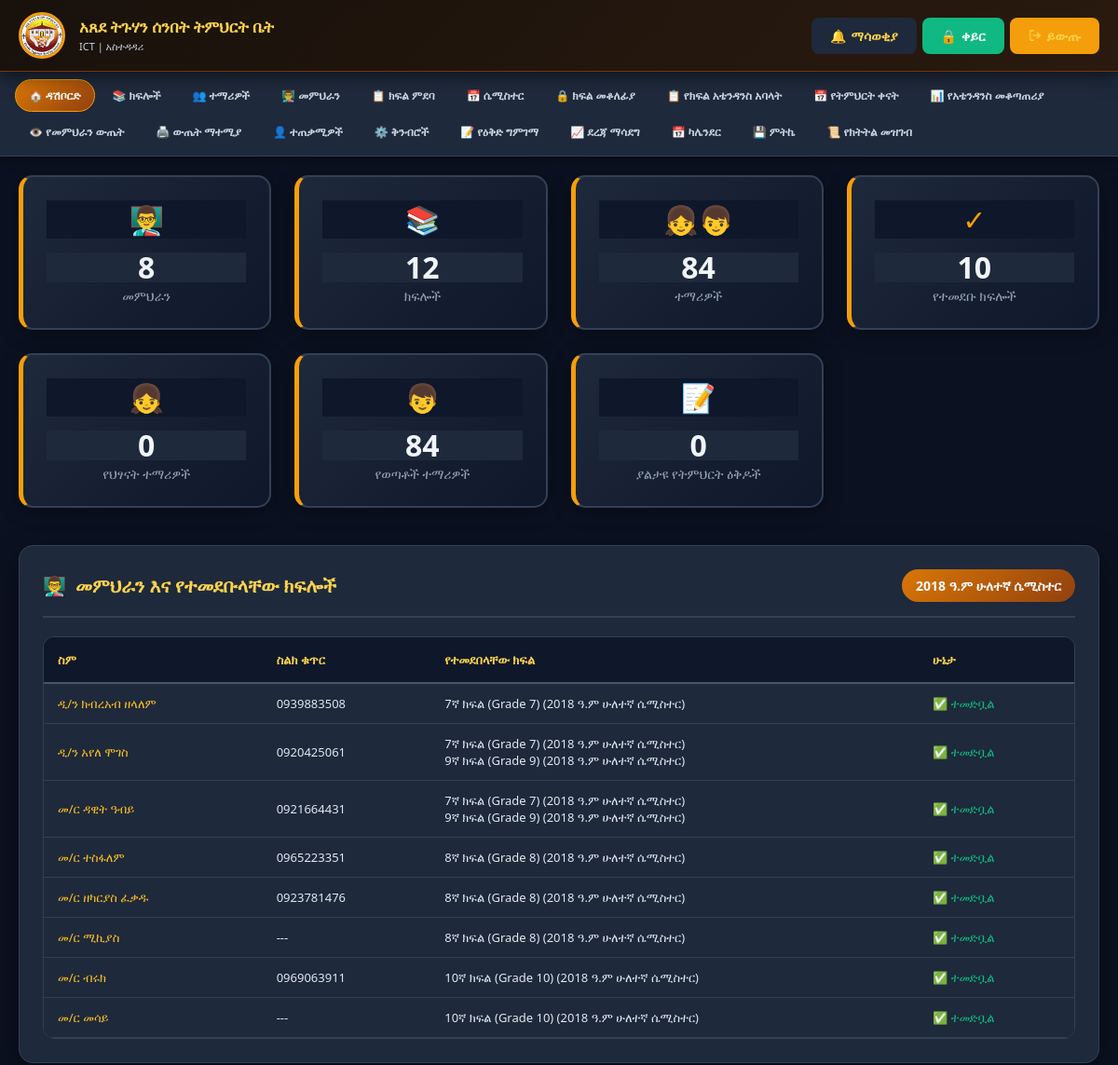
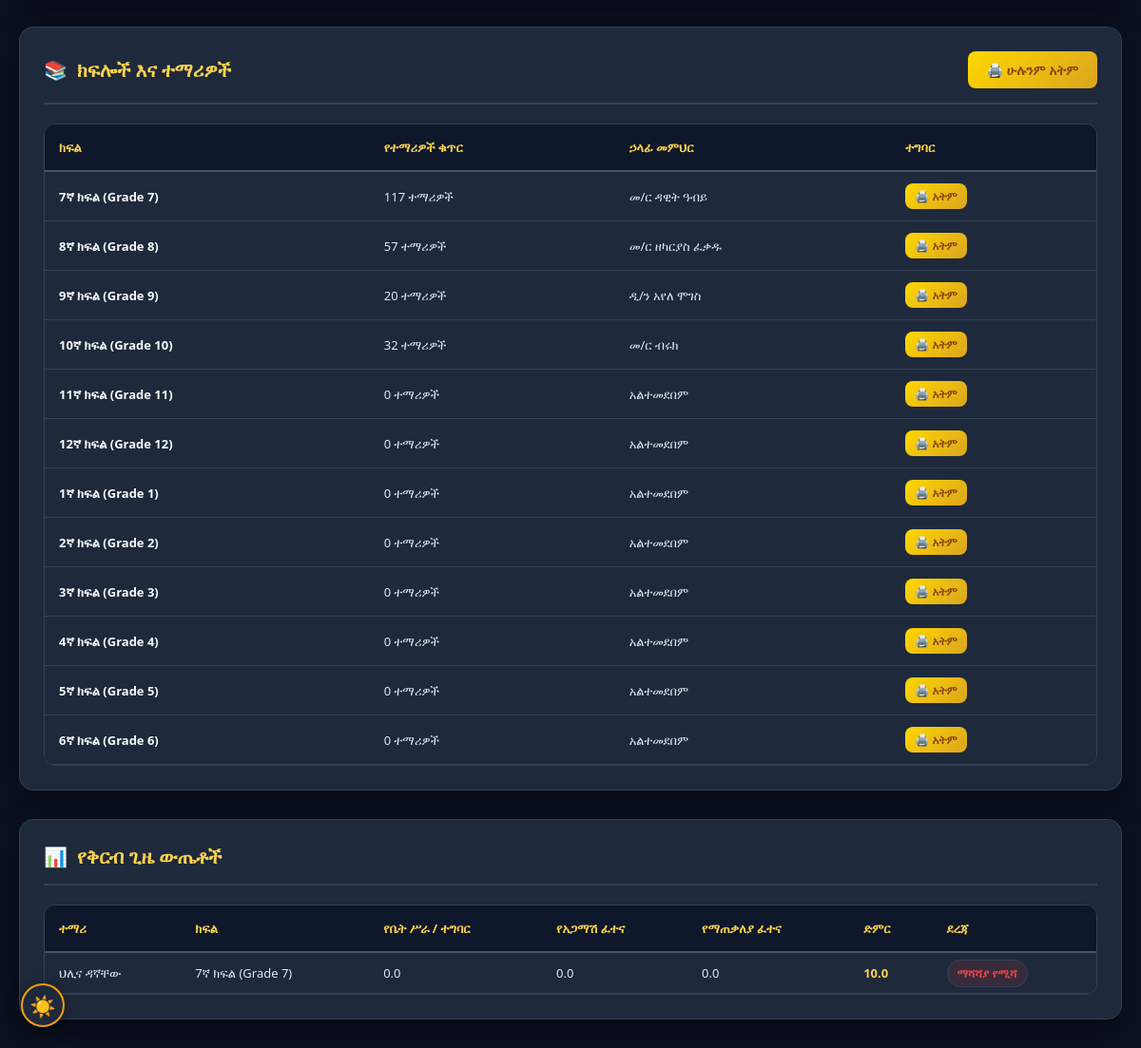
/dashboard_admin.php (signed in), run on the app's committed database (2 pictures, top to bottom).
### tables this page shows
CREATE TABLE `semesters` (
  `id` int(11) NOT NULL AUTO_INCREMENT,
  `name` varchar(50) NOT NULL,
  `status` enum('active','closed') DEFAULT 'active',
  `start_date` date DEFAULT NULL,
  `end_date` date DEFAULT NULL,
  `created_at` timestamp NOT NULL DEFAULT current_timestamp(),
  `ethiopian_year` int(11) DEFAULT NULL,
  `semester_number` int(11) DEFAULT NULL,
  PRIMARY KEY (`id`)
);

CREATE TABLE `users` (
  `id` int(11) NOT NULL AUTO_INCREMENT,
  `name` varchar(100) NOT NULL,
  `username` varchar(50) NOT NULL,
  `phone` varchar(20) DEFAULT NULL,
  `photo` varchar(255) DEFAULT NULL,
  `role` enum('admin','teacher','attendance_submitter') NOT NULL DEFAULT 'teacher',
  `password` varchar(255) NOT NULL,
  `first_login` tinyint(1) DEFAULT 1,
  `created_at` timestamp NOT NULL DEFAULT current_timestamp(),
  `can_edit_marks` tinyint(1) DEFAULT 1,
  `can_edit_attendance` tinyint(1) DEFAULT 0,
  PRIMARY KEY (`id`),
  UNIQUE KEY `username` (`username`)
);

CREATE TABLE `classes` (
  `id` int(11) NOT NULL AUTO_INCREMENT,
  `grade_id` int(11) DEFAULT NULL,
  `name` varchar(50) NOT NULL,
  `description` text DEFAULT NULL,
  `created_at` timestamp NOT NULL DEFAULT current_timestamp(),
  PRIMARY KEY (`id`),
  KEY `grade_id` (`grade_id`),
  CONSTRAINT `classes_grade_fk` FOREIGN KEY (`grade_id`) REFERENCES `grades` (`id`)
);

CREATE TABLE `marks` (
  `id` int(11) NOT NULL AUTO_INCREMENT,
  `student_id` int(11) NOT NULL,
  `class_id` int(11) NOT NULL,
  `teacher_id` int(11) NOT NULL,
  `semester_id` int(11) NOT NULL,
  `assignment` decimal(5,2) DEFAULT 0.00,
  `participation` decimal(5,2) DEFAULT 0.00,
  `attendance` decimal(5,2) DEFAULT 0.00,
  `mid` decimal(5,2) DEFAULT 0.00,
  `final` decimal(5,2) DEFAULT 0.00,
  `total` decimal(5,2) DEFAULT 0.00,
  `entered_date` timestamp NOT NULL DEFAULT current_timestamp(),
  `last_updated` timestamp NOT NULL DEFAULT current_timestamp() ON UPDATE current_timestamp(),
  `local_uuid` varchar(36) DEFAULT NULL,
  `is_deleted` tinyint(1) NOT NULL DEFAULT 0,
  PRIMARY KEY (`id`),
  UNIQUE KEY `unique_teacher_student_semester` (`teacher_id`,`student_id`,`semester_id`),
  UNIQUE KEY `local_uuid_unique` (`local_uuid`),
  KEY `student_id` (`student_id`),
  KEY `class_id` (`class_id`),
  KEY `semester_id` (`semester_id`),
  CONSTRAINT `marks_ibfk_1` FOREIGN KEY (`student_id`) REFERENCES `students` (`id`) ON DELETE CASCADE,
  CONSTRAINT `marks_ibfk_2` FOREIGN KEY (`class_id`) REFERENCES `classes` (`id`) ON DELETE CASCADE,
  CONSTRAINT `marks_ibfk_3` FOREIGN KEY (`teacher_id`) REFERENCES `users` (`id`) ON DELETE CASCADE,
  CONSTRAINT `marks_ibfk_4` FOREIGN KEY (`semester_id`) REFERENCES `semesters` (`id`) ON DELETE CASCADE
);

CREATE TABLE `students` (
  `id` int(11) NOT NULL AUTO_INCREMENT,
  `name` varchar(100) NOT NULL,
  `class_id` int(11) NOT NULL,
  `parent_phone` varchar(20) DEFAULT NULL,
  `enrollment_date` date DEFAULT curdate(),
  `created_at` timestamp NOT NULL DEFAULT current_timestamp(),
  `current_grade` int(11) DEFAULT NULL,
  `academic_year` int(11) DEFAULT NULL,
  `promotion_status` enum('promoted','repeated','new') DEFAULT 'new',
  `needs_pin_reset` tinyint(1) DEFAULT 0,
  `student_portal_enabled` tinyint(1) DEFAULT 1,
  `local_uuid` varchar(36) DEFAULT NULL,
  `updated_at` timestamp NOT NULL DEFAULT current_timestamp() ON UPDATE current_timestamp(),
  `is_deleted` tinyint(1) NOT NULL DEFAULT 0,
  PRIMARY KEY (`id`),
  UNIQUE KEY `local_uuid_unique` (`local_uuid`),
  KEY `class_id` (`class_id`),
  CONSTRAINT `students_ibfk_1` FOREIGN KEY (`class_id`) REFERENCES `classes` (`id`) ON DELETE CASCADE
);

### db.php (called while the page is built, shortened)
<?php
function dbQuery($conn, $sql, $types = "", $params = []) {
    if (empty($params)) {
        return mysqli_query($conn, $sql);
    }
    $stmt = mysqli_prepare($conn, $sql);
    if (!empty($types) && !empty($params)) {
        mysqli_stmt_bind_param($stmt, $types, ...$params);
    }
    mysqli_stmt_execute($stmt);
    $result = mysqli_stmt_get_result($stmt);
    return $result;
}
function dbFetchOne($conn, $sql, $types = "", $params = []) {
    $result = dbQuery($conn, $sql, $types, $params);
    if (!$result || mysqli_num_rows($result) === 0) return null;
    return mysqli_fetch_assoc($result);
}
function getCurrentSemester($conn) {
    return dbFetchOne($conn, "SELECT * FROM semesters WHERE status = 'active' LIMIT 1");
}
function formatMark($mark) {
    return number_format((float)$mark, 1, '.', '');
}
function getGradeStatus($total) {
    $total = floatval($total);
    return 'ማሻሻያ የሚሻ';
}
function getGradeColor($total) {
    $total = floatval($total);
    return '#EF4444';
}
?>

### dashboard_admin.php (the view, shortened to what this page needs)
<?php
require_once 'db.php';
$current_semester = getCurrentSemester($conn);
$semester_id = $current_semester ? intval($current_semester['id']) : 0;
$stats_query = "SELECT
    (SELECT COUNT(*) FROM users WHERE role = 'teacher') as total_teachers,
    (SELECT COUNT(*) FROM classes) as total_classes,
    (SELECT COUNT(*) FROM students WHERE (is_deleted = 0 OR is_deleted IS NULL)) as total_students";
if ($semester_id > 0) {
    $stats_query .= ", (SELECT COUNT(*) FROM teacher_class WHERE semester_id = $semester_id) as assigned_classes";
} else {
    $stats_query .= ", 0 as assigned_classes";
}
$stats_result = mysqli_query($conn, $stats_query);
$stats = $stats_result ? mysqli_fetch_assoc($stats_result) : ['total_teachers' => 0, 'total_classes' => 0, 'total_students' => 0, 'assigned_classes' => 0];
$children_students = 0; $youth_students = 0; $pending_plans = 0; $next_exam = null;
$divisionsExist = @mysqli_query($conn, "SHOW TABLES LIKE 'divisions'");
if ($divisionsExist && mysqli_num_rows($divisionsExist) > 0) {
    $row = dbFetchOne($conn, "SELECT COUNT(*) as cnt FROM students s JOIN classes c ON s.class_id = c.id JOIN grades g ON c.grade_id = g.id JOIN divisions d ON g.division_id = d.id WHERE d.code = 'CHILDREN' AND (s.is_deleted = 0 OR s.is_deleted IS NULL)");
    $children_students = $row ? (int)$row['cnt'] : 0;
    $row = dbFetchOne($conn, "SELECT COUNT(*) as cnt FROM students s JOIN classes c ON s.class_id = c.id JOIN grades g ON c.grade_id = g.id JOIN divisions d ON g.division_id = d.id WHERE d.code = 'YOUTH' AND (s.is_deleted = 0 OR s.is_deleted IS NULL)");
    $youth_students = $row ? (int)$row['cnt'] : 0;
}
$plansExist = @mysqli_query($conn, "SHOW TABLES LIKE 'lesson_plans'");
if ($plansExist && mysqli_num_rows($plansExist) > 0) {
    $row = dbFetchOne($conn, "SELECT COUNT(*) as cnt FROM lesson_plans WHERE status = 'submitted' AND is_deleted = 0");
    $pending_plans = $row ? (int)$row['cnt'] : 0;
}
$teachers_query = "SELECT u.*,
                   IFNULL(GROUP_CONCAT(CONCAT(c.name, ' (', s.name, ')') SEPARATOR '<br>'), 'አልተመደበለትም') as classes
                   FROM users u
                   LEFT JOIN teacher_class tc ON u.id = tc.teacher_id " .
                   ($semester_id > 0 ? " AND tc.semester_id = $semester_id" : "") . "
                   LEFT JOIN classes c ON tc.class_id = c.id
                   LEFT JOIN semesters s ON tc.semester_id = s.id
                   WHERE u.role = 'teacher'
                   GROUP BY u.id";
$teachers = mysqli_query($conn, $teachers_query);
$classes_query = "SELECT c.*, COUNT(s.id) as student_count,
                  tc.teacher_id, u.name as teacher_name
                  FROM classes c
                  LEFT JOIN students s ON c.id = s.class_id AND (s.is_deleted = 0 OR s.is_deleted IS NULL)
                  LEFT JOIN teacher_class tc ON c.id = tc.class_id " .
                  ($semester_id > 0 ? " AND tc.semester_id = $semester_id" : "") . "
                  LEFT JOIN users u ON tc.teacher_id = u.id
                  GROUP BY c.id";
$classes = mysqli_query($conn, $classes_query);
$recent_marks = null;
if ($semester_id > 0) {
    $marks_query = "SELECT s.name as student_name, c.name as class_name,
                    m.assignment, m.participation, m.attendance, m.mid, m.final, m.total
                    FROM marks m
                    JOIN students s ON m.student_id = s.id
                    JOIN classes c ON m.class_id = c.id
                    WHERE m.semester_id = ? AND (s.is_deleted = 0 OR s.is_deleted IS NULL)
                    ORDER BY m.last_updated DESC LIMIT 10";
    $recent_marks = dbQuery($conn, $marks_query, "i", [$semester_id]);
}
?>
<!DOCTYPE html>
<html lang="en">
<head>
    <?php include 'pwa_head.php'; ?>
</head>
<body>
    <?php include 'mobile_nav.php'; ?>
    <div class="main-container">
        <div class="stats-grid">
            <div class="stat-card">
                <div class="stat-icon">👨‍🏫</div>
                <div class="stat-value"><?php echo $stats['total_teachers']; ?></div>
                <div class="stat-label">መምህራን</div>
            </div>
            <div class="stat-card">
                <div class="stat-icon">📚</div>
                <div class="stat-value"><?php echo $stats['total_classes']; ?></div>
                <div class="stat-label">ክፍሎች</div>
            </div>
            <div class="stat-card">
                <div class="stat-icon">👧👦</div>
                <div class="stat-value"><?php echo $stats['total_students']; ?></div>
                <div class="stat-label">ተማሪዎች</div>
            </div>
            <div class="stat-card">
                <div class="stat-icon">✓</div>
                <div class="stat-value"><?php echo $stats['assigned_classes']; ?></div>
                <div class="stat-label">የተመደቡ ክፍሎች</div>
            </div>
            <?php if ($divisionsExist && mysqli_num_rows($divisionsExist) > 0): ?>
            <div class="stat-card">
                <div class="stat-icon">👧</div>
                <div class="stat-value"><?php echo $children_students; ?></div>
                <div class="stat-label">የህፃናት ተማሪዎች</div>
            </div>
            <div class="stat-card">
                <div class="stat-icon">👦</div>
                <div class="stat-value"><?php echo $youth_students; ?></div>
                <div class="stat-label">የወጣቶች ተማሪዎች</div>
            </div>
            <?php endif; ?>
            <?php if ($plansExist && mysqli_num_rows($plansExist) > 0): ?>
            <div class="stat-card">
                <div class="stat-icon">📝</div>
                <div class="stat-value"><?php echo $pending_plans; ?></div>
                <div class="stat-label">ያልታዩ የትምህርት ዕቅዶች</div>
            </div>
            <?php endif; ?>
        </div>
        <div class="section">
            <div class="section-header">
                <h2><span>👨‍🏫</span> መምህራን እና የተመደቡላቸው ክፍሎች</h2>
                <?php if($current_semester): ?>
                <div class="semester-badge">
                    <?php echo htmlspecialchars($current_semester['name']); ?>
                </div>
                <?php endif; ?>
            </div>
            <div class="table-responsive">
                <table>
                    <thead>
                        <tr>
                            <th>ስም</th>
                            <th>ስልክ ቁጥር</th>
                            <th>የተመደበላቸው ክፍል</th>
                            <th>ሁኔታ</th>
                        </tr>
                    </thead>
                    <tbody>
                        <?php if($teachers && mysqli_num_rows($teachers) > 0): ?>
                            <?php while($teacher = mysqli_fetch_assoc($teachers)): ?>
                            <tr>
                                <td class="teacher-class"><?php echo htmlspecialchars($teacher['name']); ?></td>
                                <td><?php echo htmlspecialchars($teacher['phone'] ?: '---'); ?></td>
                                <td><?php echo $teacher['classes']; ?></td>
                                <td>
                                    <?php if($teacher['classes'] != 'አልተመደበለትም'): ?>
                                    <span style="color: var(--success-green);">✅ ተመድቧል</span>
                                    <?php else: ?>
                                    <span style="color: var(--error-red);">⏳ አልተመደበለትም</span>
                                    <?php endif; ?>
                                </td>
                            </tr>
                            <?php endwhile; ?>
                        <?php endif; ?>
                    </tbody>
                </table>
            </div>
        </div>
        <div class="section">
            <div class="section-header">
                <h2><span>📚</span> ክፍሎች እና ተማሪዎች</h2>
                <div class="action-buttons">
                    <a href="print_results.php" class="btn-primary">🖨️ ሁሉንም አትም</a>
                </div>
            </div>
            <div class="table-responsive">
                <table>
                    <thead>
                        <tr>
                            <th>ክፍል</th>
                            <th>የተማሪዎች ቁጥር</th>
                            <th>ኃላፊ መምህር</th>
                            <th>ተግባር</th>
                        </tr>
                    </thead>
                    <tbody>
                        <?php if($classes && mysqli_num_rows($classes) > 0): ?>
                            <?php while($class = mysqli_fetch_assoc($classes)): ?>
                            <tr>
                                <td><strong><?php echo htmlspecialchars($class['name']); ?></strong></td>
                                <td><?php echo $class['student_count']; ?> ተማሪዎች</td>
                                <td><?php echo htmlspecialchars($class['teacher_name'] ?: 'አልተመደበም'); ?></td>
                                <td>
                                    <a href="print_results.php?class_id=<?php echo $class['id']; ?>"
                                       class="btn-primary" style="padding: 5px 10px; font-size: 12px;">
                                       🖨️ አትም
                                    </a>
                                </td>
                            </tr>
                            <?php endwhile; ?>
                        <?php endif; ?>
                    </tbody>
                </table>
            </div>
        </div>
        <?php if($current_semester && $recent_marks && mysqli_num_rows($recent_marks) > 0): ?>
        <div class="section">
            <div class="section-header">
                <h2><span>📊</span> የቅርብ ጊዜ ውጤቶች</h2>
            </div>
            <div class="table-responsive">
                <table class="marks-table">
                    <thead>
                        <tr>
                            <th>ተማሪ</th>
                            <th>ክፍል</th>
                            <th>የቤት ሥራ / ተግባር</th>
                            <th>የአጋማሽ ፈተና</th>
                            <th>የማጠቃለያ ፈተና</th>
                            <th>ድምር</th>
                            <th>ደረጃ</th>
                        </tr>
                    </thead>
                    <tbody>
                        <?php while($mark = mysqli_fetch_assoc($recent_marks)): ?>
                        <tr>
                            <td><?php echo htmlspecialchars($mark['student_name']); ?></td>
                            <td><?php echo htmlspecialchars($mark['class_name']); ?></td>
                            <td><?php echo formatMark($mark['assignment']); ?></td>
                            <td><?php echo formatMark($mark['mid']); ?></td>
                            <td><?php echo formatMark($mark['final']); ?></td>
                            <td class="total"><?php echo formatMark($mark['total']); ?></td>
                            <td>
                                <span class="grade-badge" style="background: <?php echo getGradeColor($mark['total']); ?>20; color: <?php echo getGradeColor($mark['total']); ?>;">
                                    <?php echo getGradeStatus($mark['total']); ?>
                                </span>
                            </td>
                        </tr>
                        <?php endwhile; ?>
                    </tbody>
                </table>
            </div>
        </div>
        <?php endif; ?>
    </div>
</body>
</html>

### data on the page
semesters: name "2018 ዓ.ም ሁለተኛ ሴሚስተር"
users: name "ዲ/ን ክብረአብ ዘላለም", phone "0939883508", classes "7ኛ ክፍል (Grade 7) (2018 ዓ.ም ሁለተኛ ሴሚስተር)"
users: name "ዲ/ን አየለ ሞገስ", phone "0920425061", classes "7ኛ ክፍል (Grade 7) (2018 ዓ.ም ሁለተኛ ሴሚስተር) 9ኛ ክፍል (Grade 9) (2018 ዓ.ም ሁለተኛ ሴሚስተር)"
users: name "መ/ር ዳዊት ዓብይ", phone "0921664431", classes "7ኛ ክፍል (Grade 7) (2018 ዓ.ም ሁለተኛ ሴሚስተር) 9ኛ ክፍል (Grade 9) (2018 ዓ.ም ሁለተኛ ሴሚስተር)"
users: name "መ/ር ተስፋለም", phone "0965223351", classes "8ኛ ክፍል (Grade 8) (2018 ዓ.ም ሁለተኛ ሴሚስተር)"
users: name "መ/ር ዘካርያስ ፈቃዱ", phone "0923781476", classes "8ኛ ክፍል (Grade 8) (2018 ዓ.ም ሁለተኛ ሴሚስተር)"
users: name "መ/ር ሚኪያስ", phone "---", classes "8ኛ ክፍል (Grade 8) (2018 ዓ.ም ሁለተኛ ሴሚስተር)"
users: name "መ/ር ብሩክ", phone "0969063911", classes "10ኛ ክፍል (Grade 10) (2018 ዓ.ም ሁለተኛ ሴሚስተር)"
users: name "መ/ር መሳይ", phone "---", classes "10ኛ ክፍል (Grade 10) (2018 ዓ.ም ሁለተኛ ሴሚስተር)"
classes: name "7ኛ ክፍል (Grade 7)", student_count "117", teacher_name "መ/ር ዳዊት ዓብይ"
classes: name "8ኛ ክፍል (Grade 8)", student_count "57", teacher_name "መ/ር ዘካርያስ ፈቃዱ"
classes: name "9ኛ ክፍል (Grade 9)", student_count "20", teacher_name "ዲ/ን አየለ ሞገስ"
classes: name "10ኛ ክፍል (Grade 10)", student_count "32", teacher_name "መ/ር ብሩክ"
classes: name "11ኛ ክፍል (Grade 11)", student_count "0", teacher_name "አልተመደበም"
classes: name "12ኛ ክፍል (Grade 12)", student_count "0", teacher_name "አልተመደበም"
classes: name "1ኛ ክፍል (Grade 1)", student_count "0", teacher_name "አልተመደበም"
classes: name "2ኛ ክፍል (Grade 2)", student_count "0", teacher_name "አልተመደበም"
classes: name "3ኛ ክፍል (Grade 3)", student_count "0", teacher_name "አልተመደበም"
classes: name "4ኛ ክፍል (Grade 4)", student_count "0", teacher_name "አልተመደበም"
classes: name "5ኛ ክፍል (Grade 5)", student_count "0", teacher_name "አልተመደበም"
classes: name "6ኛ ክፍል (Grade 6)", student_count "0", teacher_name "አልተመደበም"
marks: student.name "ህሊና ዳኛቸው", class.name "7ኛ ክፍል (Grade 7)", assignment "0.0", mid "0.0", final "0.0", total "10.0", total "ማሻሻያ የሚሻ"

### other printed values
$nav_name "ICT"
$item['icon'] "🏠"
$item['label'] "ዳሽቦርድ"
$item['icon'] "📚"
$item['label'] "ክፍሎች"
$item['icon'] "👥"
$item['label'] "ተማሪዎች"
$item['icon'] "👨‍🏫"
$item['label'] "መምህራን"
$item['icon'] "📋"
$item['label'] "ክፍል ምደባ"
$item['icon'] "📅"
$item['label'] "ሴሚስተር"
$item['icon'] "🔒"
$item['label'] "ክፍል መቆለፊያ"
